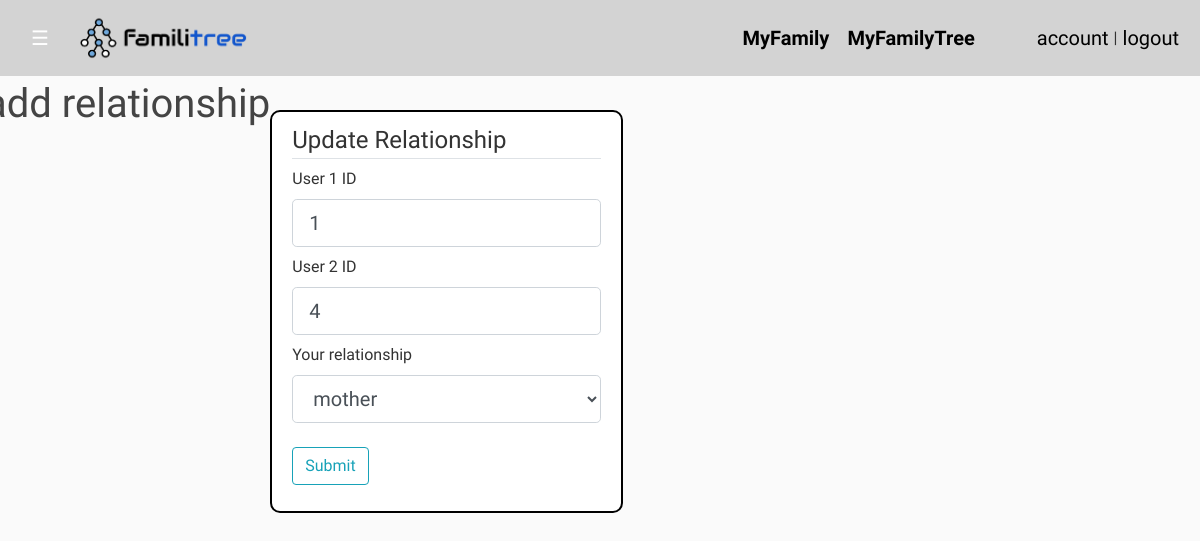
Screenshot of /updateRelationship/1 (signed in) with the database file from the repository.
### familitree/models.py (models this page shows, shortened)
class Relationship(db.Model,UserMixin):
    id = db.Column(db.Integer,primary_key=True)
    user_one_id = db.Column(db.Integer,nullable=False)
    user_two_id = db.Column(db.Integer,nullable=False)
    relationship_type=db.Column(db.Integer,nullable=False)

### familitree/route.py (the view)
@app.route("/updateRelationship/<id>", methods=['GET','POST'])
@login_required
def updateRelationship(id):
    form = AddRelationshipForm()
    name = "Update Relationship "
    p = People.query.all()
    r = Relationship.query.filter(Relationship.id==id).first()
    if form.validate_on_submit():
        r.user_one_id= form.user_one_id.data
        r.user_two_id= form.user_two_id.data
        r.relationship_type = form.relationship_type.data
        db.session.commit()
        flash(f'{p[form.user_one_id.data-1].name_first} {p[form.user_one_id.data-1].name_last}\'s and {p[form.user_two_id.data-1].name_first} {p[form.user_two_id.data-1].name_last}\'s relationship has been updated', 'success')
        return redirect(url_for('familyTree'))
    elif request.method=='GET':
        form.user_one_id.data = r.user_one_id
        form.user_two_id.data = r.user_two_id
        form.relationship_type.data = r.relationship_type
    return render_template('addRelationships.html',title='updatePeople', form=form, name=name, p=p)

### familitree/form.py (shortened to what this page needs)
class AddRelationshipForm(FlaskForm):
    user_one_id=IntegerField('User 1 ID')
    user_two_id=IntegerField(' User 2 ID')
    relationship_type = SelectField('Your relationship', choices=[('father','father'),('mother',"mother"),('kid','kid'),('brother','brother'),('sister','sister')])
    submit = SubmitField('Submit')

### familitree/models.py (called while the page is built)
@login_manager.user_loader
def load_user(user_id):
    return User.query.get(int(user_id))

### familitree/templates/addRelationships.html (shortened to what this page needs)
{%extends "layout.html" %}
{%block bodyContent%}
	<div>
		<h1>add relationship</h1>
	</div>
	<div class="content-section">
		<form method="post" action="">
		<fieldset class = "form-group" action="">
			<legend class = "border-bottom">{{name}}</legend>
				<div class="form-group mb-2">
					{{form.user_one_id.label(id="Lname", class="form-control-label")}}
					{%if form.user_one_id.errors%}
						{{form.user_one_id(class="form-control form-control-lg is-invalid")}}
						<div class= "invalid-feedback">
							{%for error in form.user_one_id.errors%}
								<span> {{error}}</span>
							{%endfor%}
						</div>
					{%else%}
						{{form.user_one_id(class="form-control form-control-lg")}}
					{% endif %}
				</div>
				<div class="form-group mb-2">
					{{form.user_two_id.label(id="Lname", class="form-control-label")}}
					{%if form.user_two_id.errors%}
						{{form.user_two_id(class="form-control form-control-lg is-invalid")}}
						<div class= "invalid-feedback">
							{%for error in form.user_two_id.errors%}
								<span> {{error}}</span>
							{%endfor%}
						</div>
					{%else%}
						{{form.user_two_id(class="form-control form-control-lg")}}
					{% endif %}
				</div>
				<div class="form-group mb-2">
					{{form.relationship_type.label(id="Lname", class="form-control-label")}}
					{%if form.relationship_type.errors%}
						{{form.relationship_type(class="form-control form-control-lg is-invalid")}}
						<div class= "invalid-feedback">
							{%for error in form.relationship_type.errors%}
								<span> {{error}}</span>
							{%endfor%}
						</div>
					{%else%}
						{{form.relationship_type(class="form-control form-control-lg")}}
					{% endif %}
				</div>
		</fieldset>
		<div class="form-group">
			{{form.submit(class="btn btn-outline-info")}}
		</div>
		</form>
	</div>
{%endblock bodyContent%}

### familitree/static/webDesign.css (style rules this page uses)
body { background: #fafafa; color: #333333; margin-top: 5rem; font-family: 'Cuprum'; }
h1,h2, h3 { color: #444444; font-family: 'Poller One'; }
.content-section { background: #ffffff; padding: 10px 20px; border: 2px solid #000; border-radius: 10px; margin-top: 30px; }

### rows the page displays
Relationship: user_one_id "1", user_two_id "4", relationship_type "mother"

### other values shown
{{ name }} "Update Relationship"
